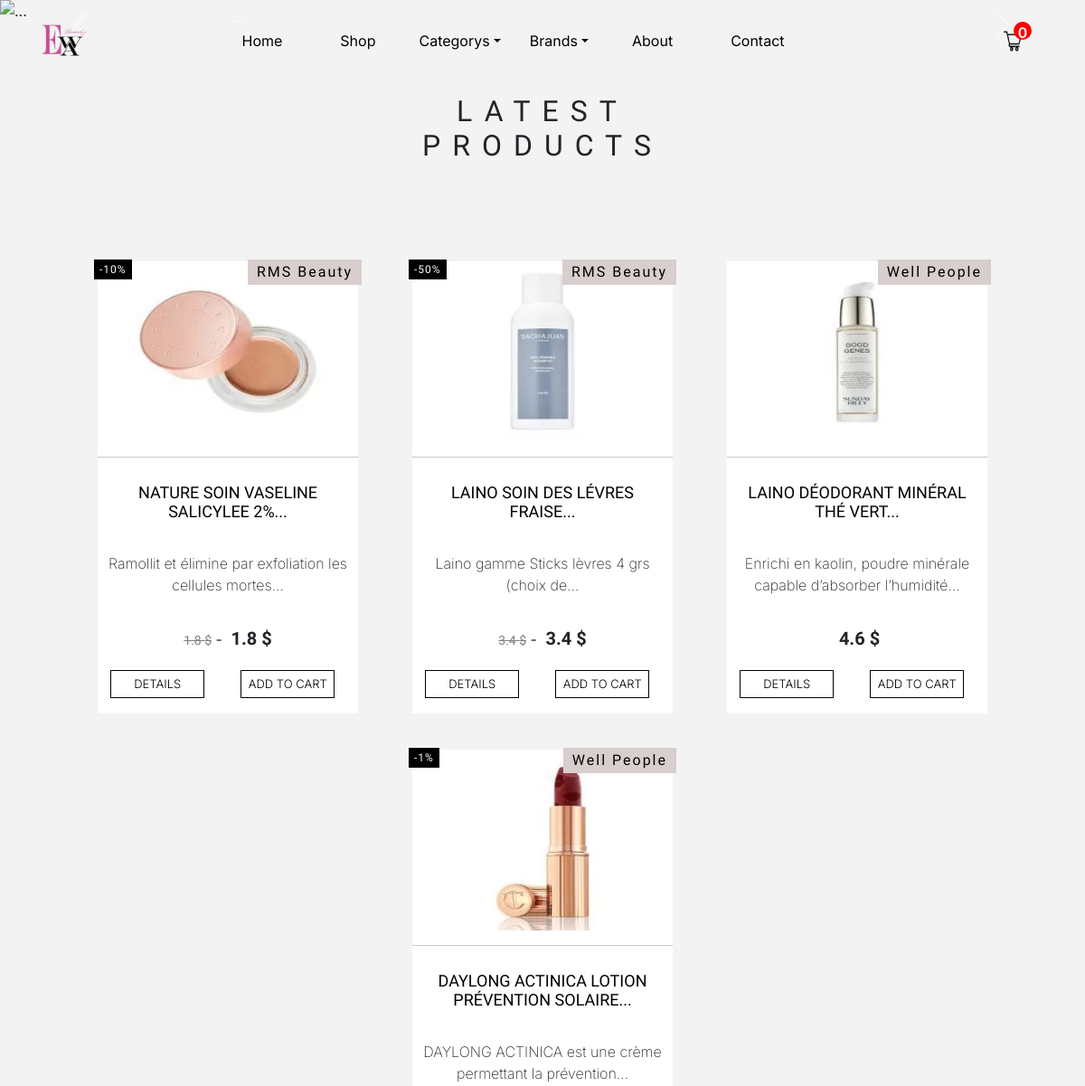
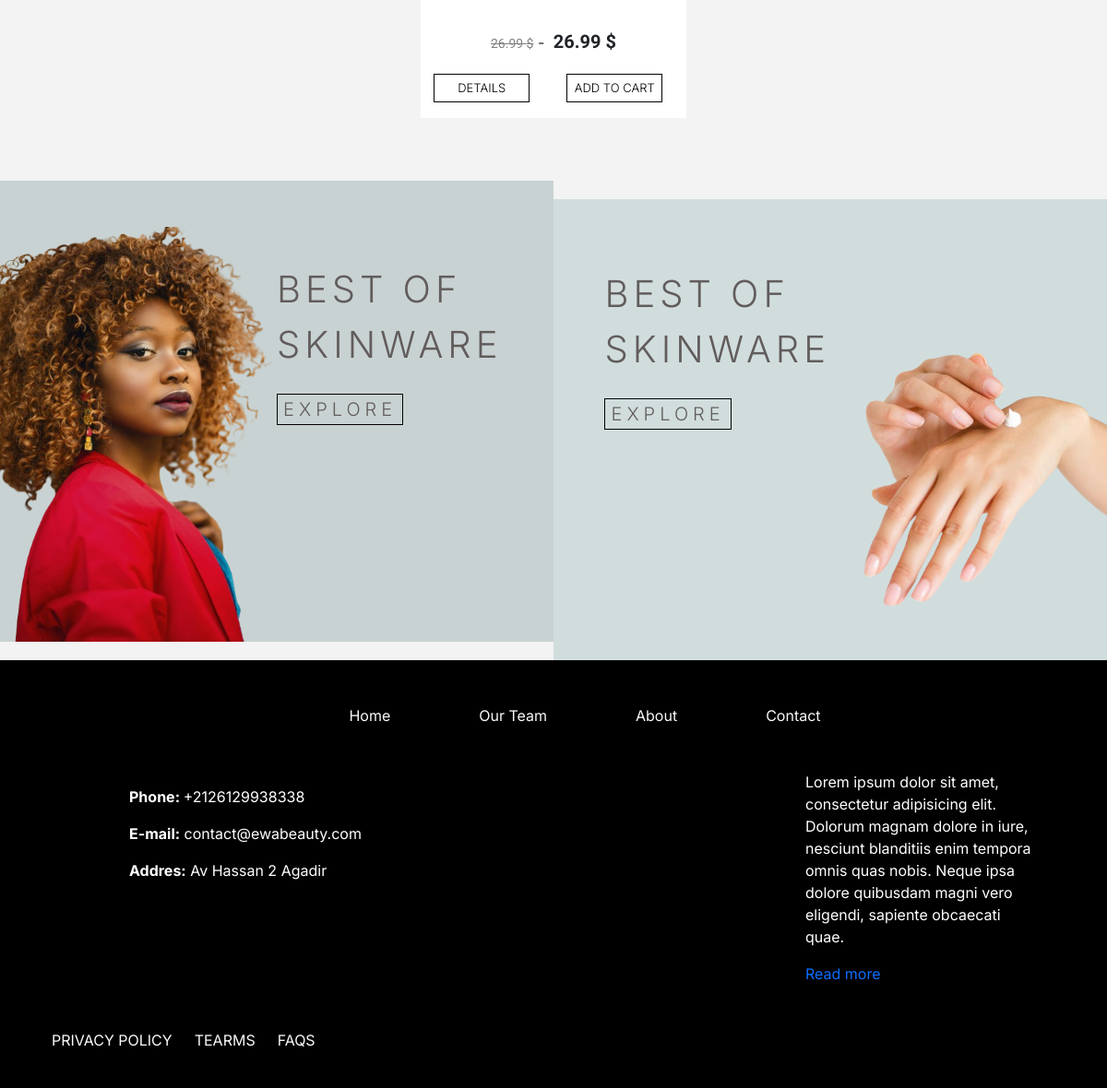
The page / on the database its author committed (2 pictures, top to bottom).
### beautyHaven/products/models.py (models this page shows, shortened)
class Product(db.Model):
    __tablename__ = 'product'
    id: Mapped[int] = mapped_column(Integer, primary_key=True)
    name: Mapped[str] = mapped_column(String(100), nullable=False)
    description: Mapped[str] = mapped_column(Text, nullable=True)
    price: Mapped[float] = mapped_column(Float, nullable=False)
    discount: Mapped[Float] = mapped_column(Float, default=0)
    stock: Mapped[int] = mapped_column(Integer, nullable=False)
    brand_id: Mapped[int] = mapped_column(Integer, ForeignKey('brand.id'), nullable=False)
    brand = relationship('Brand', backref=backref('brands', lazy=True))
    category_id: Mapped[int] = mapped_column(Integer, ForeignKey('category.id'), nullable=False)
    category = relationship('Category', backref=backref('categorys', lazy=True))
    image_1 : Mapped[str] = mapped_column(String(120), nullable=False, default='default_product.jpg')
    image_2 : Mapped[str] = mapped_column(String(120), nullable=False, default='default_product.jpg')
    image_3 : Mapped[str] = mapped_column(String(120), nullable=False, default='default_product.jpg')

class Brand(db.Model):
    id: Mapped[int] = mapped_column(Integer, primary_key=True)
    name: Mapped[str] = mapped_column(String(30), unique=True, nullable=False)

### beautyHaven/products/routes.py (the view)
@app.route('/')
def home():
    categorys = Category.query.join(Product,(Category.id == Product.category_id)).all()
    brands = Brand.query.join(Product,(Brand.id == Product.brand_id)).all()
    products = Product.query.filter(Product.stock > 0).order_by(Product.id.desc()).limit(6).all()
    return render_template('products/index.html', products=products, firstten=firstten, firstfour=firstfour,categorys=categorys,brands=brands)

### beautyHaven/products/routes.py (called while the page is built)
def firstfour(name, word_limit=5):
    words = name.split()
    if len(words) > word_limit:
        return ' '.join(words[:word_limit]) + '...'
    return name

def firstten(description, word_limit=8):
    words = description.split()
    if len(words) > word_limit:
        return ' '.join(words[:word_limit]) + '...'
    return description

### beautyHaven/templates/products/index.html (shortened to what this page needs)
{% extends 'base.html' %}
{% block content %}
  {% if brand %}
  <section class="heroZ">
    <div class="carousel-inner">
        <img src="{{ url_for('static', filename='images/cover.jpg') }}" class="" alt="...">
    </div>
  </section>
  <section class="container p-5 d-flex justify-content-around flex-wrap justify-content-center">
  {% for b in brand %}
    <div class="card" style="width: 18rem;  ">
    <img src="{{ url_for('uploaded_image', filename='/' + b.image_1) }}" class="card-img-top" alt="...">
    <hr>
    <div class="card-body">
      <h3 class="text-center"><a href="#">{{ firstfour(b.name) }}</a></h3>
      <p class="card-text text-center">{{ firstten(b.description) }}</p>
      {% if b.discount > 0 %}
      <span class="disc">-{{ b.discount |int }}%</span>
      {% endif %}
      <span class="brand">{{ b.brand.name }}</span>
    <div class="prices">
      {% if b.discount > 0 %}
        <span><del class="last">{{ b.price }} $</del> - </span>
      {% endif %}
      <span class="new">{{ b.price }} $</span>
    </div>
      <form action="{{url_for('addCart')}}" method="post">
            <input type="hidden" name="product_id" value="{{b.id}}">
            <input type="hidden" class="qua" name="quantity" value="1">
            <div class="d-flex justify-content-around">
              <span class="tocard">
                <a href="{{url_for('single_pro', id=b.id)}}" class="span">details</a>
              </span>
              <span class="tocard">
                <button type="submit" class="span">Add to cart</button>
              </span>
            </div>
      </form>
    </div>
    </div>
    </div>
  {% endfor %}
  </section>
  {% else %}
  <section class="hero">
    <div id="carouselExampleCaptions" class="carousel slide" data-bs-ride="carousel">
      <div class="carousel-indicators">
        <button type="button" data-bs-target="#carouselExampleCaptions" data-bs-slide-to="0" class="active" aria-current="true" aria-label="Slide 1"></button>
        <button type="button" data-bs-target="#carouselExampleCaptions" data-bs-slide-to="1" aria-label="Slide 2"></button>
        <button type="button" data-bs-target="#carouselExampleCaptions" data-bs-slide-to="2" aria-label="Slide 3"></button>
      </div>
      <div class="carousel-inner">
        <div class="carousel-item active">
          <img src="{{ url_for('static', filename='images/luchiana-0307815169.webp') }}" class="d-block w-100" alt="...">
          <div class="hero-content">
            <div class="">
              <h2 class="">Lorem <br>dolor sit</h2>
            </div>
          </div>
        </div>
      </div>
      <button class="carousel-control-prev" type="button" data-bs-target="#carouselExampleCaptions" data-bs-slide="prev">
        <span class="carousel-control-prev-icon" aria-hidden="true"></span>
      </button>
      <button class="carousel-control-next" type="button" data-bs-target="#carouselExampleCaptions" data-bs-slide="next">
        <span class="carousel-control-next-icon" aria-hidden="true"></span>
      </button>
    </div>
  </section>
    <div class="latest">
      <h2><span>LATEST</span> <br> PRODUCTS</h2>
    </div>
    <section class="container p-5 d-flex justify-content-around flex-wrap justify-content-center">
    {% for product in products %}
      <div class="card" style="width: 18rem;  ">
      <img src="{{ url_for('uploaded_image', filename='/' + product.image_1) }}" class="card-img-top" alt="...">
      <hr>
      <div class="card-body">
        <h3 class="text-center"><a href="#">{{ firstfour(product.name) }}</a></h3>
        <p class="card-text text-center">{{ firstten(product.description) }}</p>
        {% if product.discount > 0 %}
        <span class="disc">-{{ product.discount |int }}%</span>
        {% endif %}
        <span class="brand">{{ product.brand.name }}</span>
      <div class="prices">
        {% if product.discount > 0 %}
          <span><del class="last">{{ product.price }} $</del> - </span>
        {% endif %}
        <span class="new">{{ product.price }} $</span>
      </div>
      <form action="{{url_for('addCart')}}" method="post">
        <div class="d-flex justify-content-around">
          <span class="tocard">
            <a href="{{url_for('single_pro', id=product.id)}}" class="span">details</a>
          </span>
          <span class="tocard">
            <button type="submit" class="span">Add to cart</button>
          </span>
        </div>
  </form>
      </div>
      </div>
    {% endfor %}
    </section>
  {% endif %}
<section class="d-flex flex-wrap justify-content-center">
  <div class="Simg1">
    <div>
      <h2>Best of <br> SkinWare</h2>
      <a href="#"><button>EXPLORE</button></a>
    </div>
    <img src="{{ url_for('static', filename='images/pimg.png') }}" alt="">
  </div>
  <div class="Simg2">
    <div>
      <h2>Best of <br> SkinWare</h2>
      <a href="#"><button>EXPLORE</button></a>
    </div>
    <img src="{{ url_for('static', filename='images/imgs2.png') }}" alt="">
  </div>
</section>
{% endblock content %}

### beautyHaven/templates/base.html (shortened to what this page needs)
<!doctype html>
<link rel="stylesheet" href="{{ url_for('static', filename='css/anime.css') }}"/>
<link rel="stylesheet" href="{{ url_for('static', filename='css/bootstrap.min.css') }}">
<link rel="stylesheet" href="{{ url_for('static', filename='css/style.css') }}">
<header>
  <nav class="container navbar navbar-expand-lg">
    <a class="navbar-brand" href="/">
      <img class="d-block m-lg-auto" src="{{ url_for('static', filename='images/ewa_beauty_logo2.png') }}" alt="Logo">
    </a>
    <div class="collapse navbar-collapse" id="navbarNav">
      <ul class="navbar-nav mx-auto">
        <li class="nav-item active">
          <a class="nav-link mx-3" href="/">Home</a>
        </li>
        <li class="nav-item">
          <a class="nav-link mx-3" href="#">Shop</a>
        </li>
        <li class="nav-item dropdown">
          <a class="nav-link dropdown-toggle" href="#" id="dropdown01" data-bs-toggle="dropdown" aria-expanded="false">Categorys</a>
        </li>
        <li class="nav-item dropdown">
          <a class="nav-link dropdown-toggle" href="#" id="dropdown02" data-bs-toggle="dropdown" aria-expanded="false">Brands</a>
        </li>
        <li class="nav-item">
          <a class="nav-link mx-3" href="/about">About</a>
        </li>
        <li class="nav-item">
          <a class="nav-link mx-3" href="/contact">Contact</a>
        </li>
      </ul>
      <ul class="navbar-nav ml-auto">
        {% if current_user.is_authenticated %}
            <li class="nav-item">
              <a class="nav-link text-black p-4" href="{{ url_for('profile') }}">
                <i class="far fa-user fa-xl mt-1"></i>
              </a>
            </li>
        {% else %}
            <li class="nav-item">
              <a class="nav-link text-black p-4" href="{{ url_for('customerLogin') }}">
              </a>
            </li>
        {% endif %}
        <li class="nav-item">
          <a class="nav-link text-black p-4 cart" href="/carts">
            <img src="{{ url_for('static', filename='images/shopping-cart.png') }}" alt="" style="width: 20px;height: 25px;">
            <span>{{session['shoppingcart']|length}}</span>
          </a>
        </li>
      </ul>
    </div>
  </nav>
</header>
{% block content %}{% endblock %}
<footer class="p-lg-4 bg-black text-white">
  <div class="container m-xl-4">
    <nav>
      <ul class="d-flex justify-content-center">
        <li><a href="" class="m-5 text-light">Home</a></li>
        <li><a href="" class="m-5 text-light">Our Team</a></li>
        <li><a href="" class="m-5 text-light">About</a></li>
        <li><a href="" class="m-5 text-light">Contact</a></li>
      </ul>
    </nav>
    <div class="d-flex justify-content-between m-5">
      <nav class="text-white w-30">
        <ul>
          <li class="mt-3"><b>Phone: </b>+2126129938338</li>
          <li class="mt-3"><b>E-mail:</b> contact@ewabeauty.com</li>
          <li class="mt-3"><b>Addres:</b> Av Hassan 2 Agadir</li>
        </ul>
      </nav>
      <div class="w-25">
        <ul class="d-flex justify-content-around pt-lg-5">
          <li><i class="fab fa-facebook"></i></li>
          <li><i class="fab fa-instagram"></i></li>
          <li><i class="fab fa-youtube"></i></li>
        </ul>
      </div>
      <div class="w-25">
        <p>Lorem ipsum dolor sit amet, consectetur adipisicing elit. Dolorum magnam dolore in iure, nesciunt blanditiis enim tempora omnis quas nobis. Neque ipsa dolore quibusdam magni vero eligendi, sapiente obcaecati quae.</p>
        <a href="#">Read more</a>
      </div>
    </div>
  </div>
  <ul class="d-flex ">
    <li><a href="#" class="text-light text-decoration-none me-4">PRIVACY POLICY</a></li>
    <li><a href="#" class="text-light text-decoration-none me-4">TEARMS</a></li>
    <li><a href="#" class="text-light text-decoration-none me-4">FAQS</a></li>
  </ul>
</footer>
</body>

### beautyHaven/static/css/style.css (style rules this page uses)
ul { list-style: none; }
a { text-decoration: none; }
header { background-color: transparent; width: 100%; position: fixed; z-index: 1; transition: background-color 0.3s ease; }
.navbar { padding: 0.5rem 1rem; }
.navbar-brand img { width: 50px; height: 50px; }
.navbar-nav .nav-item .nav-link { color: #fff; text-decoration: none; padding: 0.5rem 1rem; }
.navbar-nav .nav-item .nav-link { color: #000; }
.navbar-nav.ml-auto .nav-item .nav-link { padding: 0.5rem; }
.cart { position: relative; }
.cart span { position: absolute; background-color: rgb(255, 0, 0); padding: -1px 3px; font-weight: 600; top: 16px; left: 35px; color: #fff; text-align: center; font-size: medium; width: 20px; height: 20px; border-radius: 100%; }
.carousel-inner { position: relative; z-index: 0; }
.carousel-inner .hero-content { width: 50%; position: absolute; z-index: 99; color: #fff; top: 20%; left: 15%; }
.carousel-control-prev, .carousel-control-next { top: 50%; height: 30px; }
.carousel-inner .hero-content h2 { letter-spacing: 10px; text-transform: uppercase; font-size: 80px; font-weight: 300; }
.card { position: relative; height: 500px; margin: 20px 0; border-radius: 0; background-color: #fff; border: 0; }
.card-body { padding: 0; }
.card img { width: 100%; height: 200px; }
.card h3 { padding: 12px; font-family: "Marcellus", serif; font-weight: 400; font-size: 18px; justify-self: center; }
.card h3 a { text-decoration: none; color: #000; }
.card p { padding: 10px; font-weight: 200; font-size: 16px; margin: 12px 0; font-family: "Inter", serif; }
.card .disc { position: absolute; top: -2px; left: -4px; display: block; font-family: "Marcellus", serif; letter-spacing: 1px; background-color: #000; color: #fff; padding: 2px 6px; font-weight: 300; font-size: 12px; }
.card .brand { position: absolute; top: -2px; right: -4px; display: block; font-family: "Marcellus", serif; letter-spacing: 2px; background-color: #d8cece;; color: #000; padding: 2px 10px; font-weight: 300; }
.card .prices { padding-top: 10px; text-align: center; padding-bottom: 10px; }
.card .prices .last { color: gray; font-family: "Marcellus", serif; font-size: 14px; font-weight: 300; }
.card .prices .new { font-family: "Marcellus", serif; font-size: 20px; font-weight: 600; margin-left: 5px; }
.tocard { width: 40%; margin-bottom: 10px; }
.tocard .span { text-align: center; color: #000; text-decoration: none; text-transform: uppercase; font-family: "Inter", serif; font-size: 13px; font-weight: 300; }
.tocard .span { display: inline-block; background: transparent; border: #000 1px solid; width: 90%; margin-top: 10px; padding: 5px 0; }
.latest span { color: #262525; }
.latest { margin-top: 80px; margin-bottom: 40px; font-family: "Marcellus", serif; font-size: 30px; line-height: 30px; letter-spacing: 13px; font-weight: 600; text-align: center; }
.Simg1 { position: relative; background-color: rgb(201, 210, 210); height: 500px; width: 50%; }
.Simg2 { padding: 10px; position: relative; margin-top: 20px; background-color: rgb(209, 221, 221); height: 500px; width: 50%; }
.Simg2 img { position: absolute; right: 0; bottom: 0; width: 50%; }
.Simg1 img { position: absolute; left: 0; bottom: 0; height: 90%; }
.Simg1 div { position: absolute; left: 50%; bottom: 47%; }
.Simg2 div { position: absolute; right: 50%; bottom: 50%; }
.Simg1 h2,.Simg2 h2 { letter-spacing: 5px; text-transform: uppercase; color: rgb(98, 92, 92); font-size: 40px; line-height: 60px; font-weight: 300; font-family: "Inter", serif; }
.Simg1 button, .Simg2 button { letter-spacing: 5px; text-transform: uppercase; color: rgb(98, 92, 92); margin-top: 15px; font-size: 20px; border: #000 1px solid; font-weight: 300; background-color: transparent; font-family: "Inter", serif; }

### rows shown on the page
Product: image_1 (picture), name "NATURE SOIN VASELINE SALICYLEE 2%...", description "Ramollit et élimine par exfoliation les cellules mortes...", discount "10", brand.name "RMS Beauty", price "1.8"
Product: image_1 (picture), name "LAINO SOIN DES LÉVRES FRAISE...", description "Laino gamme Sticks lèvres 4 grs (choix de...", discount "50", brand.name "RMS Beauty", price "3.4"
Product: image_1 (picture), name "LAINO DÉODORANT MINÉRAL THÉ VERT...", description "Enrichi en kaolin, poudre minérale capable d’absorber l’humidité...", brand.name "Well People", price "4.6"
Product: image_1 (picture), name "DAYLONG ACTINICA LOTION PRÉVENTION SOLAIRE...", description "DAYLONG ACTINICA est une crème permettant la prévention...", discount "1", brand.name "Well People", price "26.99"

### other values the page prints
{{ session['shoppingcart']|length }} "0"
